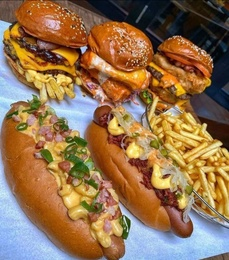
%> input picture hotdawg.jpg, 229 x 260 px, shrunk from 1063 x 1208 before the run
$ octave image_sampling_matlab.m   (GNU Octave 9; MATLAB toolbox functions it lacks are replaced by stand-ins)
%> lines starting %> are read from the running program, lines starting %| are printed output that depends on the picture
% Muhammad Umar Khan
% 400167784 | khanm214

% read in your image
img = imread('hotdawg.jpg');
%> img is the input picture: size 260x229x3 uint8; mean R, G, B 147.3, 114.2, 80.2

% manually convert the image from RGB to YUV
redChannel = double(img(:,:,1));
greenChannel = double(img(:,:,2));
blueChannel = double(img(:,:,3));

% compute YUV channels
[h, w] = size(redChannel);
%> h = 260; w = 229
yChannel = double(zeros(h,w));
uChannel = double(zeros(h,w));
vChannel = double(zeros(h,w));

for i = 1:h
    for j = 1:w
        yChannel(i,j) = 0.299*redChannel(i,j) + 0.587*greenChannel(i,j) + 0.114*blueChannel(i,j);
        uChannel(i,j) = -0.14713*redChannel(i,j) - 0.28886*greenChannel(i,j) + 0.436*blueChannel(i,j);
        vChannel(i,j) = 0.615*redChannel(i,j) - 0.51499*greenChannel(i,j) - 0.10001*blueChannel(i,j);
    end
end

% ------------------- set the downsampling factor for the y channel only
% ---------------------------------------------------------------------------------------------------------
downsampleFactor = 2;

% manually downsample each channel and cast to uint8
[h, w] = size(yChannel);
downsampledY = cast(zeros(ceil(h/downsampleFactor), ceil(w/downsampleFactor)), 'double');

for i = 1:downsampleFactor:h
    for j = 1:downsampleFactor:w
        downsampledY(ceil((i+1)/downsampleFactor), ceil((j+1)/downsampleFactor)) = yChannel(i,j);
    end
end
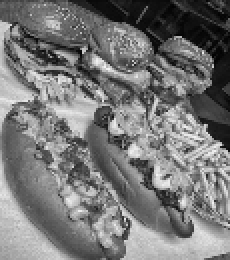
%> downsampledY: size 130x115 double (shown 2 times larger); min 0.798, max 245.8, mean 120

% ------------------- set the downsampling factor for the u and v channels
% ---------------------------------------------------------------------------------------------------------
downsampleFactor = 32;

% manually downsample each channel and cast to uint8
[h, w] = size(yChannel);
downsampledU = cast(zeros(ceil(h/downsampleFactor), ceil(w/downsampleFactor)), 'double');
downsampledV = cast(zeros(ceil(h/downsampleFactor), ceil(w/downsampleFactor)), 'double');

for i = 1:downsampleFactor:h
    for j = 1:downsampleFactor:w
        downsampledU(ceil((i+1)/downsampleFactor), ceil((j+1)/downsampleFactor)) = uChannel(i,j);
        downsampledV(ceil((i+1)/downsampleFactor), ceil((j+1)/downsampleFactor)) = vChannel(i,j);
    end
end
%> after the loop, downsampledU = [-7 -33.58 -10.36 5.97 5.25 5.4 -6.11 -14.71; 20 -28.05 -41.88 -46.38 -41.87 -5.84 0.883 -2.48; 24.45 -65.39 -23.06 -16.61 -28.62 -36.45 -27.92 9.46; 15.78 -1.97 -9.48 -8.79 -21.49 -33.85 -6.87 14.71; 7.84 -40.22 -19.31 -45.19 -32.62 -47.3 -52.12 -10.37; 15.71 -37.49 -32.49 -22.77 -20.02 -42.84 -47.17 -48.79; 13.87 -42.87 -49.78 -39.28 -43.6 -11.29 -24.58 -46.27; 26.09 13.24 -47.67 -37.42 -19.13 -32.95 -7.01 9.47; 30.43 32.47 27.22 -29.6 25.07 31.46 30.31 -9.48]; downsampledV = [8.58 57.69 15.75 -6.02 -6.44 -7.05 4.89 13.26; -31.91 55.26 64.83 62.95 61.34 8.9 -3.69 3.48; -16.07 58.01 36.1 19.51 49 45.56 58.14 -6.82; -29.78 -19.31 12.06 24.69 46.78 51.94 13.2 -13.26; -0.0552 44.1 -0.22 56.29 29.57 34.1 40.44 19.24; -7.09 55.1 34.19 36.61 40.63 48.19 36.98 43.74; -21.78 55.17 35.83 21.22 56.5 33.4 13.2 28.05; -29.82 -7.11 58.02 30.67 -11.3 43.02 12.07 -8.57; -25.58 -25.47 -20.78 39.34 -27.26 -29.89 -31.95 12.06]

% ------------------- Define the upsampling factor for the y channel
% ---------------------------------------------------------------------------------------------------------
upsampleFactorY = 2;

% Get the height and width of the original image
[h, w] = size(downsampledY);
%> h = 130; w = 115

% Compute the new height and width of the upsampled image
newHeight = upsampleFactorY*h;
%> newHeight = 260
newWidth = upsampleFactorY*w;
%> newWidth = 230

upsampledY = double(zeros(newHeight, newWidth));

% Compute the scaling factor in x and y directions
scaleX = (w - 1) / (newWidth - 1);
%> scaleX = 0.498
scaleY = (h - 1) / (newHeight - 1);
%> scaleY = 0.498

% Perform bilinear upsampling for the y channel
for j = 1:newWidth
    % Compute the x-coordinate in the original image corresponding to the current x-coordinate in the upsampled image
    x = (j-1)*scaleX + 1;
    x1 = floor(x);
    x2 = ceil(x);

    for i = 1:newHeight
        % Compute the y-coordinate in the original image corresponding to the current y-coordinate in the upsampled image
        y = (i-1)*scaleY + 1;
        y1 = floor(y);
        y2 = ceil(y);

        % Compute the weights for each of the four surrounding pixels
        w1 = (x2 - x) * (y2 - y);
        w2 = (x - x1) * (y2 - y);
        w3 = (x2 - x) * (y - y1);
        w4 = (x - x1) * (y - y1);

        % Compute the new pixel value using the weighted sum of the four surrounding pixels
        upsampledY(i, j) = w1*downsampledY(y1, x1) + w2*downsampledY(y1, x2) + w3*downsampledY(y2, x1) + w4*downsampledY(y2, x2);
    end
end
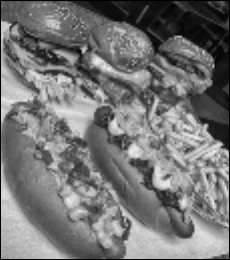
%> upsampledY: size 260x230 double; min 0, max 239.1, mean 118.2

% ------------------- Define the upsampling factor for the u and v channel
% ---------------------------------------------------------------------------------------------------------
upsampleFactorUV = 32;

% Get the height and width of the original image
[h, w] = size(downsampledU);
%> h = 9; w = 8

% Compute the new height and width of the upsampled image
newHeight = upsampleFactorUV*h;
%> newHeight = 288
newWidth = upsampleFactorUV*w;
%> newWidth = 256

upsampledU = double(zeros(newHeight, newWidth));
%> upsampledU: size 288x256 double; every value is 0
upsampledV = double(zeros(newHeight, newWidth));

% Compute the scaling factor in x and y directions
scaleX = (w - 1) / (newWidth - 1);
%> scaleX = 0.0275
scaleY = (h - 1) / (newHeight - 1);
%> scaleY = 0.0279

% Perform bilinear upsampling for the u and v channels
for j = 1:newWidth
    % Compute the x-coordinate in the original image corresponding to the current x-coordinate in the upsampled image
    x = (j-1)*scaleX + 1;
    x1 = floor(x);
    x2 = ceil(x);

    for i = 1:newHeight
        % Compute the y-coordinate in the original image corresponding to the current y-coordinate in the upsampled image
        y = (i-1)*scaleY + 1;
        y1 = floor(y);
        y2 = ceil(y);

        % Compute the weights for each of the four surrounding pixels
        w1 = (x2 - x) * (y2 - y);
        w2 = (x - x1) * (y2 - y);
        w3 = (x2 - x) * (y - y1);
        w4 = (x - x1) * (y - y1);

        % Compute the new pixel value using the weighted sum of the four surrounding pixels
        upsampledU(i, j) = w1*downsampledU(y1, x1) + w2*downsampledU(y1, x2) + w3*downsampledU(y2, x1) + w4*downsampledU(y2, x2);
        upsampledV(i, j) = w1*downsampledV(y1, x1) + w2*downsampledV(y1, x2) + w3*downsampledV(y2, x1) + w4*downsampledV(y2, x2);
    end
end
%> this loop made 256 passes
%> (x, x1, x2) on passes 1 to 3: (1, 1, 1), (1.03, 1, 2), (1.05, 1, 2)
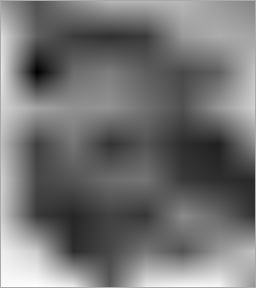
%> upsampledU: size 288x256 double; min -64.29, max 31.91, mean -20.6; drawn with min black and max white
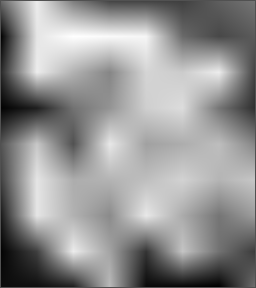
%> upsampledV: size 288x256 double; min -30.67, max 64.72, mean 24.7; drawn with min black and max white

% manually convert the downsampled YUV image to RGB
% ---------------------------------------------------------------------------------------------------------
[h, w] = size(upsampledY);
%> h = 260; w = 230
upsampledRed = double(zeros(h,w));
upsampledGreen = double(zeros(h,w));
upsampledBlue = double(zeros(h,w));

for i = 1:h
    for j = 1:w
        upsampledRed(i,j) = upsampledY(i,j) + 1.13983*upsampledV(i,j);
        upsampledGreen(i,j) = upsampledY(i,j) - 0.39465*upsampledU(i,j) - 0.58060*upsampledV(i,j);
        upsampledBlue(i,j) = upsampledY(i,j) + 2.03211*upsampledU(i,j);
    end
end
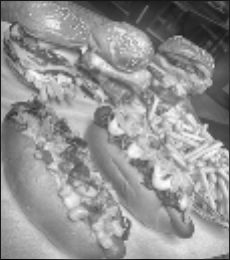
%> upsampledRed: size 260x230 double; min -32.37, max 286.4, mean 151.4; drawn with min black and max white

% Compute the mean squared error (MSE) between the original and upsampled image
mse = 0;
originalImg = cat(3, redChannel, greenChannel, blueChannel);
upsampledImg = cat(3, upsampledRed, upsampledGreen, upsampledBlue);
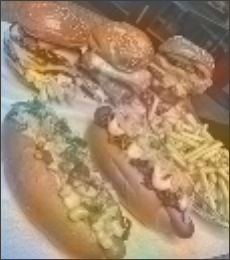
%> upsampledImg: size 260x230x3 double; mean R, G, B 151.4, 110.8, 69; drawn with min black and max white
[h, w, numChannels] = size(originalImg);
%> w = 229; numChannels = 3
for c = 1:numChannels
    for i = 1:h
        for j = 1:w
            mse = mse + (originalImg(i,j,c) - upsampledImg(i,j,c))^2;
        end
    end
end
%> after the loop, mse = 235768733.3
mse = mse / (h*w*numChannels);
%> mse = 1319.9

% Compute the peak signal-to-noise ratio (PSNR) between the original and upsampled image
psnr = 10*log(255/mse);
%> psnr = -16.44

% Display the MSE and PSNR values

% cast the downsampled RGB channels to uint8
upsampledRed = cast(upsampledRed, 'uint8');
%> upsampledRed: size 260x230 uint8
upsampledGreen = cast(upsampledGreen, 'uint8');
%> upsampledGreen: size 260x230 uint8
upsampledBlue = cast(upsampledBlue, 'uint8');
%> upsampledBlue: size 260x230 uint8

% clip the color channels to [0,255]
upsampledRed(upsampledRed < 0) = 0;
upsampledGreen(upsampledGreen < 0) = 0;
upsampledBlue(upsampledBlue < 0) = 0;
upsampledRed(upsampledRed > 255) = 255;
upsampledGreen(upsampledGreen > 255) = 255;
upsampledBlue(upsampledBlue > 255) = 255;

% combine the downsampled channels into an RGB image
upsampledImgRGB = cat(3, upsampledRed, upsampledGreen, upsampledBlue);
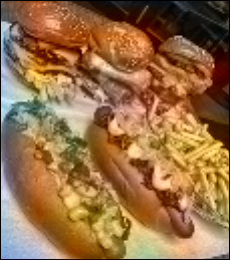
%> upsampledImgRGB: size 260x230x3 uint8; mean R, G, B 151.3, 110.9, 70.9

% display the original and downsampled images
figure;
subplot(1,2,1);
imshow(img);
title('Original Image');
subplot(1,2,2);
imshow(upsampledImgRGB);
title('Upsampled Image');

clc
fprintf('Compression factor of Y channel: %d \n', upsampleFactorY);
fprintf('Compression factor of U and V channels: %d \n', upsampleFactorUV);
fprintf('The mean squared error (MSE) between the original and upsampled image is: %0.2f\n', mse);
%| The mean squared error (MSE) between the original and upsampled image is: 1319.95
fprintf('PSNR: %0.3f dB \n', psnr);
%| PSNR: -16.441 dB

$ run again, with sampled_image.jpg copied over hotdawg.jpg
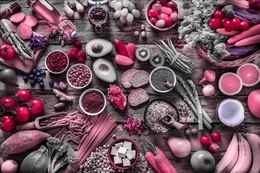
%> input picture sampled_image.jpg, 260 x 173 px, shrunk from 2500 x 1668 before the run
%> img is the input picture: size 173x260x3 uint8; mean R, G, B 117.1, 83.6, 96
%> after the loop `for i = 1:downsampleFactor:h`: downsampledU = [1.02 0.104 0.00094 3.48 -0.151 -0.985 0.00169 -0.925 4.36; -0.141 0.781 2.08 -0.0157 0.0992 -0.0267 0.00151 0.0742 -0.129; -0.016 0.0615 -1.98 -0.15 0.00241 0.143 -0.141 0.0509 -0.0369; 1.02 1.1 0.0731 1.06 0.0727 1.01 0.00119 -0.0214 -0.00218; -0.963 0.0773 -0.0481 0.139 3.49 -0.0532 1.14 -0.016 -0.179; -0.0581 0.00111 0.00112 0.127 0.128 0.101 0.143 0.0789 0.0728]; downsampledV = [-2.56 13.34 5.33e-15 0.945 2.36 36.84 1.78e-14 17.65 45.5; -1.13 29.46 30.91 5.23 15.09 8.72 3.55e-15 70.31 41.88; 5.23 27.3 30.68 2.36 46.5 1.13 -1.13 30.79 12.21; -0.815 19.51 23.81 33.47 23.81 2.67 7.11e-15 6.98 48.24; 29.86 22.07 15.7 49.37 45.7 17.45 7.29 5.23 11.08; 19.19 5.33e-15 3.55e-15 6.36 6.36 61.59 1.13 22.07 23.81]
%> after the loop `for j = 1:newWidth`:
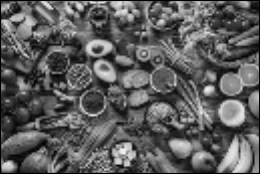
%> upsampledY: size 174x260 double; min 0, max 242.9, mean 93.4
%> `[h, w] = size(downsampledU);`: h = 6; w = 9
%> `newHeight = upsampleFactorUV*h;`: newHeight = 192
%> `newWidth = upsampleFactorUV*w;`: newWidth = 288
%> `scaleX = (w - 1) / (newWidth - 1);`: scaleX = 0.0279
%> `scaleY = (h - 1) / (newHeight - 1);`: scaleY = 0.0262
%> the loop `for j = 1:newWidth` made 288 passes
%> (x, x1, x2) on passes 1 to 3: (1, 1, 1), (1.03, 1, 2), (1.06, 1, 2)
%> after the loop `for c = 1:numChannels`: mse = 147446315.3
%> `mse = mse / (h*w*numChannels);`: mse = 1092.7
%> psnr = -14.55
%> `upsampledImgRGB = cat(3, upsampledRed, upsampledGreen, upsampledBlue);`:
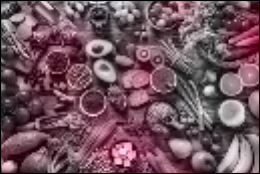
%> upsampledImgRGB: size 174x260x3 uint8; mean R, G, B 113.6, 83.2, 94
%| The mean squared error (MSE) between the original and upsampled image is: 1092.68
%| PSNR: -14.551 dB
